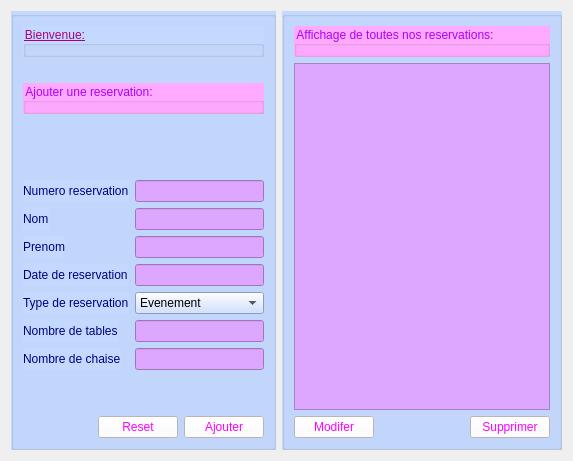
                <widget class="QWidget" name="tab_18">
                 <attribute name="title">
                  <string>Reservation</string>
                 </attribute>
                 <layout class="QHBoxLayout" name="horizontalLayout_66">
                  <item>
                   <widget class="QGroupBox" name="groupBox_49">
                    <property name="styleSheet">
                     <string notr="true">background-color: rgb(196, 217, 255);</string>
                    </property>
                    <property name="title">
                     <string/>
                    </property>
                    <layout class="QVBoxLayout" name="verticalLayout_98">
                     <item>
                      <widget class="QGroupBox" name="groupBox_50">
                       <property name="styleSheet">
                        <string notr="true">font: 87 14pt &quot;Arial Black&quot;;
color: rgb(170, 0, 127);
text-decoration: underline;</string>
                       </property>
                       <property name="title">
                        <string>Bienvenue:</string>
                       </property>
                      </widget>
                     </item>
                     <item>
                      <spacer name="horizontalSpacer_46">
                       <property name="orientation">
                        <enum>Qt::Horizontal</enum>
                       </property>
                       <property name="sizeHint" stdset="0">
                        <size>
                         <width>40</width>
                         <height>20</height>
                        </size>
                       </property>
                      </spacer>
                     </item>
                     <item>
                      <widget class="QGroupBox" name="groupBox_51">
                       <property name="styleSheet">
                        <string notr="true">color: rgb(170, 0, 255);
font: 87 10pt &quot;Arial Black&quot;;
background-color: rgb(255, 170, 255);</string>
                       </property>
                       <property name="title">
                        <string>Ajouter une reservation:</string>
                       </property>
                      </widget>
                     </item>
                     <item>
                      <spacer name="horizontalSpacer_47">
                       <property name="orientation">
                        <enum>Qt::Horizontal</enum>
                       </property>
                       <property name="sizeHint" stdset="0">
                        <size>
                         <width>40</width>
                         <height>20</height>
                        </size>
                       </property>
                      </spacer>
                     </item>
                     <item>
                      <spacer name="verticalSpacer_67">
                       <property name="orientation">
                        <enum>Qt::Vertical</enum>
                       </property>
                       <property name="sizeHint" stdset="0">
                        <size>
                         <width>20</width>
                         <height>40</height>
                        </size>
                       </property>
                      </spacer>
                     </item>
                     <item>
                      <layout class="QFormLayout" name="formLayout_20">
                       <item row="0" column="0">
                        <widget class="QLabel" name="label_156">
                         <property name="styleSheet">
                          <string notr="true">color: rgb(0, 0, 127);
font: 87 8pt &quot;Arial Black&quot;;</string>
                         </property>
                         <property name="text">
                          <string>Numero reservation</string>
                         </property>
                        </widget>
                       </item>
                       <item row="0" column="1">
                        <widget class="QLineEdit" name="numres">
                         <property name="styleSheet">
                          <string notr="true">background-color: rgb(222, 167, 255);</string>
                         </property>
                        </widget>
                       </item>
                       <item row="1" column="0">
                        <widget class="QLabel" name="label_157">
                         <property name="styleSheet">
                          <string notr="true">color: rgb(0, 0, 127);
font: 87 8pt &quot;Arial Black&quot;;</string>
                         </property>
                         <property name="text">
                          <string>Nom</string>
                         </property>
                        </widget>
                       </item>
                       <item row="3" column="0">
                        <widget class="QLabel" name="label_158">
                         <property name="styleSheet">
                          <string notr="true">color: rgb(0, 0, 127);
font: 87 8pt &quot;Arial Black&quot;;</string>
                         </property>
                         <property name="text">
                          <string>Date de reservation</string>
                         </property>
                        </widget>
                       </item>
                       <item row="2" column="0">
                        <widget class="QLabel" name="label_159">
                         <property name="styleSheet">
                          <string notr="true">color: rgb(0, 0, 127);
font: 87 8pt &quot;Arial Black&quot;;</string>
                         </property>
                         <property name="text">
                          <string>Prenom</string>
                         </property>
                        </widget>
                       </item>
                       <item row="1" column="1">
                        <widget class="QLineEdit" name="nomRES">
                         <property name="styleSheet">
                          <string notr="true">background-color: rgb(222, 167, 255);</string>
                         </property>
                        </widget>
                       </item>
                       <item row="2" column="1">
                        <widget class="QLineEdit" name="prenomRES">
                         <property name="styleSheet">
                          <string notr="true">background-color: rgb(222, 167, 255);</string>
                         </property>
                        </widget>
                       </item>
                       <item row="3" column="1">
                        <widget class="QLineEdit" name="dateres">
                         <property name="styleSheet">
                          <string notr="true">background-color: rgb(222, 167, 255);</string>
                         </property>
                        </widget>
                       </item>
                       <item row="4" column="0">
                        <widget class="QLabel" name="label_160">
                         <property name="styleSheet">
                          <string notr="true">color: rgb(0, 0, 127);
font: 87 8pt &quot;Arial Black&quot;;</string>
                         </property>
                         <property name="text">
                          <string>Type de reservation</string>
                         </property>
                        </widget>
                       </item>
                       <item row="4" column="1">
                        <widget class="QComboBox" name="typeres">
                         <item>
                          <property name="text">
                           <string>Evenement</string>
                          </property>
                         </item>
                         <item>
                          <property name="text">
                           <string>Reunion de travail</string>
                          </property>
                         </item>
                         <item>
                          <property name="text">
                           <string>Anniversaire</string>
                          </property>
                         </item>
                         <item>
                          <property name="text">
                           <string>Diner/Dejeuner</string>
                          </property>
                         </item>
                         <item>
                          <property name="text">
                           <string>Weeding</string>
                          </property>
                         </item>
                        </widget>
                       </item>
                       <item row="5" column="0">
                        <widget class="QLabel" name="label_161">
                         <property name="styleSheet">
                          <string notr="true">color: rgb(0, 0, 127);
font: 87 8pt &quot;Arial Black&quot;;</string>
                         </property>
                         <property name="text">
                          <string>Nombre de tables</string>
                         </property>
                        </widget>
                       </item>
                       <item row="6" column="0">
                        <widget class="QLabel" name="label_162">
                         <property name="styleSheet">
                          <string notr="true">color: rgb(0, 0, 127);
font: 87 8pt &quot;Arial Black&quot;;</string>
                         </property>
                         <property name="text">
                          <string>Nombre de chaise</string>
                         </property>
                        </widget>
                       </item>
                       <item row="6" column="1">
                        <widget class="QLineEdit" name="nbchaise">
                         <property name="styleSheet">
                          <string notr="true">background-color: rgb(222, 167, 255);
</string>
                         </property>
                        </widget>
                       </item>
                       <item row="5" column="1">
                        <widget class="QLineEdit" name="nbtable">
                         <property name="styleSheet">
                          <string notr="true">background-color: rgb(222, 167, 255);</string>
                         </property>
                        </widget>
                       </item>
                      </layout>
                     </item>
                     <item>
                      <spacer name="verticalSpacer_70">
                       <property name="orientation">
                        <enum>Qt::Vertical</enum>
                       </property>
                       <property name="sizeHint" stdset="0">
                        <size>
                         <width>20</width>
                         <height>40</height>
                        </size>
                       </property>
                      </spacer>
                     </item>
                     <item>
                      <layout class="QHBoxLayout" name="horizontalLayout_67">
                       <item>
                        <spacer name="horizontalSpacer_48">
                         <property name="orientation">
                          <enum>Qt::Horizontal</enum>
                         </property>
                         <property name="sizeHint" stdset="0">
                          <size>
                           <width>40</width>
                           <height>20</height>
                          </size>
                         </property>
                        </spacer>
                       </item>
                       <item>
                        <widget class="QPushButton" name="resetReservation">
                         <property name="styleSheet">
                          <string notr="true">background-color: rgb(255, 255, 255);
color: rgb(255, 0, 255);
font: 87 9pt &quot;Arial Black&quot;;</string>
                         </property>
                         <property name="text">
                          <string>Reset</string>
                         </property>
                        </widget>
                       </item>
                       <item>
                        <widget class="QPushButton" name="ajouter_REServation">
                         <property name="styleSheet">
                          <string notr="true">background-color: rgb(255, 255, 255);
color: rgb(255, 0, 255);
font: 87 9pt &quot;Arial Black&quot;;</string>
                         </property>
                         <property name="text">
                          <string>Ajouter</string>
                         </property>
                        </widget>
                       </item>
                      </layout>
                     </item>
                    </layout>
                   </widget>
                  </item>
                  <item>
                   <widget class="QGroupBox" name="groupBox_52">
                    <property name="styleSheet">
                     <string notr="true">background-color: rgb(196, 217, 255);</string>
                    </property>
                    <property name="title">
                     <string/>
                    </property>
                    <layout class="QVBoxLayout" name="verticalLayout_99">
                     <item>
                      <widget class="QGroupBox" name="groupBox_53">
                       <property name="styleSheet">
                        <string notr="true">color: rgb(170, 0, 255);
font: 87 10pt &quot;Arial Black&quot;;
background-color: rgb(255, 170, 255);</string>
                       </property>
                       <property name="title">
                        <string>Affichage de toutes nos reservations:</string>
                       </property>
                      </widget>
                     </item>
                     <item>
                      <widget class="QTableView" name="tableViewres">
                       <property name="styleSheet">
                        <string notr="true">background-color: rgb(222, 167, 255);</string>
                       </property>
                      </widget>
                     </item>
                     <item>
                      <layout class="QHBoxLayout" name="horizontalLayout_68">
                       <item>
                        <widget class="QPushButton" name="modifReservation">
                         <property name="styleSheet">
                          <string notr="true">background-color: rgb(255, 255, 255);
color: rgb(255, 0, 255);
font: 87 9pt &quot;Arial Black&quot;;</string>
                         </property>
                         <property name="text">
                          <string>Modifer</string>
                         </property>
                        </widget>
                       </item>
                       <item>
                        <spacer name="horizontalSpacer_49">
                         <property name="orientation">
                          <enum>Qt::Horizontal</enum>
                         </property>
                         <property name="sizeHint" stdset="0">
                          <size>
                           <width>40</width>
                           <height>20</height>
                          </size>
                         </property>
                        </spacer>
                       </item>
                       <item>
                        <widget class="QPushButton" name="supprimerReservation">
                         <property name="styleSheet">
                          <string notr="true">background-color: rgb(255, 255, 255);
color: rgb(255, 0, 255);
font: 87 9pt &quot;Arial Black&quot;;</string>
                         </property>
                         <property name="text">
                          <string>Supprimer</string>
                         </property>
                        </widget>
                       </item>
                      </layout>
                     </item>
                    </layout>
                   </widget>
                  </item>
                 </layout>
                </widget>
